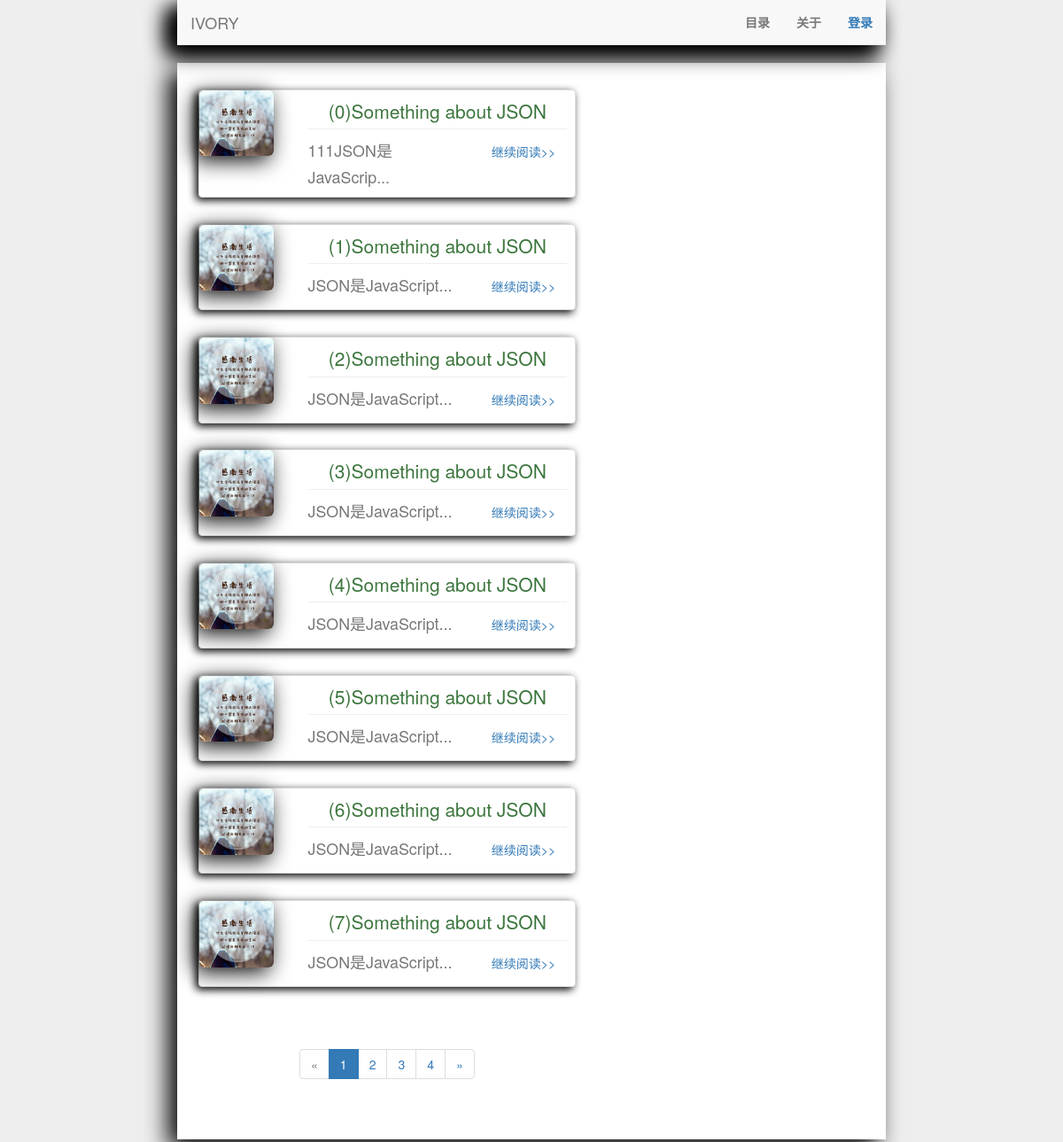
Screenshot of /blog/ with the database file from the repository.
### blog/models.py (models this page shows, shortened)
class Article(db.Model):
    __tablename__ = 'Article'
    id = db.Column(db.Integer, primary_key=True)
    img = db.Column(db.String(100))
    title = db.Column(db.String(100))
    description = db.Column(db.String(90))
    text = db.Column(db.Text)
    pub_date = db.Column(db.DateTime, default=datetime.utcnow())
    author_id = db.Column(db.Integer, db.ForeignKey('User.id'))
    category_id = db.Column(db.Integer, db.ForeignKey('Category.id'))

### blog/main/views.py (the view)
@main.route('/', methods=['GET'])
def index():
    page = request.args.get('page', 1, type=int)
    pagination = Article.query.order_by(Article.pub_date.desc()).paginate(
        page, per_page=current_app.config['FLASKY_BLOGS_PER_PAGE'],
        error_out=False)
    blogs = pagination.items
    return render_template('main/index.html', blogs=blogs, pagination=pagination)

### blog/templates/main/index.html (shortened to what this page needs)
{% extends 'base.html' %}
{% import "_pagination_macros.html" as macros %}
{% block head %}
    {{ super() }}
{% endblock %}
{% block content %}
    <div class="row">
        <div class="col-md-7 col-md-offset-0">
            <div class="row">
                <div class="col-md-12">
                    {% if blogs %}
                        {% for blog in blogs %}
                            <div id="article" class="thumbnail">
                                <div class="row">
                                    <div class="col-md-3">
                                        <img id="article_img-left" class="img-responsive img-rounded"
                                             src="{{ url_for('static', filename='article_img/%s' % blog.img) }}">
                                    </div>
                                    <div class="col-md-9">
                                        <div class="caption">
                                            <p class="text-center lead text-success">{{ blog.title }}</p>
                                            <hr>
                                            <div class="row">
                                                <div class="col-md-8">
                                                    <p class="text-muted lead">
                                                        <small>{{ blog.description | truncate(20) }}</small>
                                                    </p>
                                                </div>
                                                <div class="col-md-4">
                                                    <a href="{{ url_for('main.single_blog', id=blog.id) }}">
                                                        <button type="button" class="btn btn-link pull-right">继续阅读>>
                                                        </button>
                                                    </a>
                                                </div>
                                            </div>
                                        </div>
                                    </div>
                                </div>
                            </div>
                        {% endfor %}
                    {% endif %}
                </div>
                <div class="col-md-6 center_mini">
                    <div class="pagination">
                        {{ macros.pagination_widget(pagination, 'main.index') }}
                    </div>
                </div>
            </div>
        </div>
    </div>
{% endblock %}

### blog/templates/base.html (shortened to what this page needs)
<!DOCTYPE html>
<html lang="zh">
<head>
    {% block head %}
        <link rel="stylesheet" href="{{ url_for('static', filename='css/bootstrap.min.css') }}"/>
    {% endblock %}
</head>
<body>
<div class="container-fluid">
    <div id="renavbar" class="row">
        <div id="nav-content" class="col-md-8 center_mini">
            {% block nav %}
                <nav class="navbar navbar-default navbar-static-top" role="navigation"
                     style="box-shadow:-10px 10px 25px black;">
                    <div class="container-fluid">
                        <div class="navbar-header">
                            <a class="navbar-brand" href="{{ url_for('main.index') }}">IVORY</a>
                        </div>
                        <div class="collapse navbar-collapse" id="example-navbar-collapse">
                            <ul class="nav navbar-nav navbar-right">
                                {% block nav_li %}
                                    <li><a href="{{ url_for('main.index') }}"><strong>目录</strong></a></li>
                                    <li><a href="{{ url_for('main.about') }}"><strong>关于</strong></a></li>
                                    {% if current_user.is_authenticated %}
                                        <li><a href="{{ url_for('auth.logout') }}"><strong
                                                class="text-primary">退出登录</strong></a></li>
                                    {% else %}
                                        <li><a href="{{ url_for('auth.login') }}"><strong
                                                class="text-primary">登录</strong></a></li>
                                    {% endif %}
                                {% endblock %}
                            </ul>
                        </div>
                    </div>
                </nav>
            {% endblock %}
        </div>
    </div>
    <div class="row">
        <div id="content_block" class="col-md-8 center_mini">
            {% block content %}
            {% endblock %}
        </div>
    </div>
</div>
</body>
</html>

### blog/templates/_pagination_macros.html
{% macro pagination_widget(pagination, endpoint) %}
    <ul class="pagination">
        <li{% if not pagination.has_prev %} class="disabled"{% endif %}>
            <a href="{% if pagination.has_prev %}{{ url_for(endpoint, page = pagination.page - 1, **kwargs) }}{% else %}#{% endif %}">&laquo; </a>
        </li>
        {% for p in pagination.iter_pages() %}
            {% if p %}
                {% if p == pagination.page %}
                    <li class="active">
                        <a href="{{ url_for(endpoint, page = p, **kwargs) }}">{{ p }}</a>
                    </li>
                {% else %}
                    <li>
                        <a href="{{ url_for(endpoint, page = p, **kwargs) }}">{{ p }}</a>
                    </li>
                {% endif %} {% else %}
                <li class="disabled"><a href="#">&hellip;</a></li>
            {% endif %} {% endfor %}
        <li{% if not pagination.has_next %} class="disabled"{% endif %}>
            <a href="{% if pagination.has_next %}{{ url_for(endpoint, page = pagination.page + 1, **kwargs) }}{% else %}#{% endif %}">&raquo; </a>
        </li>
    </ul>
{% endmacro %}

### blog/templates/main/index.html (style rules this page uses)
#article { box-shadow: -3px 3px 10px black; padding: 0 0 0 0; margin-bottom: 7%; }
#article_img-left { margin-top: 0; box-shadow: -5px 5px 25px black; }
#article p { margin-top: 0; margin-bottom: 0; }
#article hr { margin-top: 5px; margin-bottom: 8px; }

### rows the page displays
Article: img (picture), title "(0)Something about JSON", description "111JSON是JavaScrip..."
Article: img (picture), title "(1)Something about JSON", description "JSON是JavaScript..."
Article: img (picture), title "(2)Something about JSON", description "JSON是JavaScript..."
Article: img (picture), title "(3)Something about JSON", description "JSON是JavaScript..."
Article: img (picture), title "(4)Something about JSON", description "JSON是JavaScript..."
Article: img (picture), title "(5)Something about JSON", description "JSON是JavaScript..."
Article: img (picture), title "(6)Something about JSON", description "JSON是JavaScript..."
Article: img (picture), title "(7)Something about JSON", description "JSON是JavaScript..."

### other values shown
{{ p }} "1"
{{ p }} "2" "3" "4"
